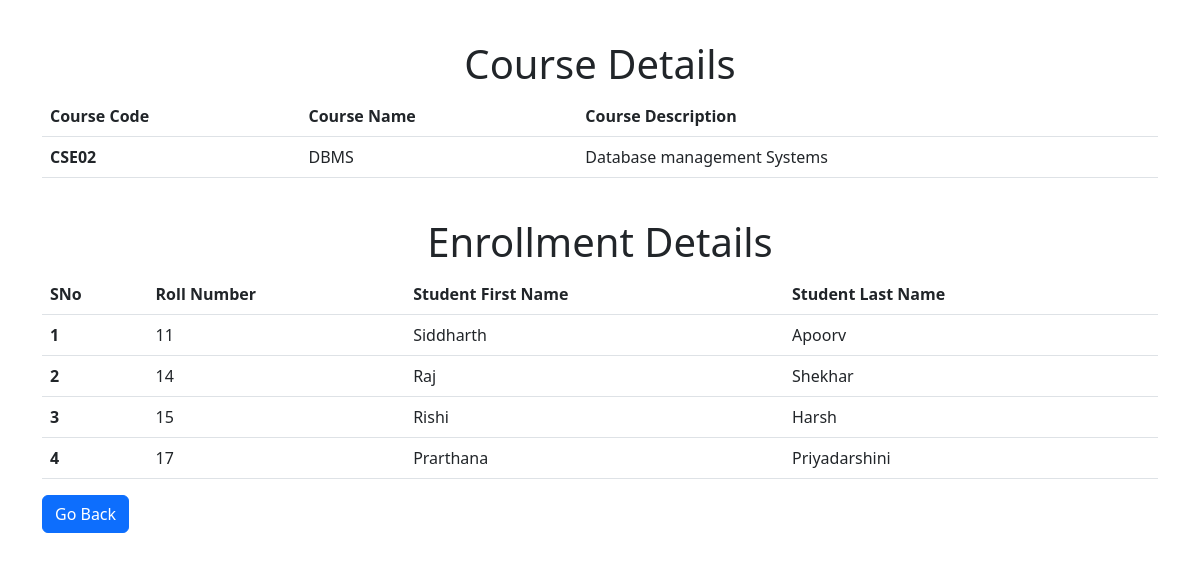
Screenshot of /course/27 with the database file from the repository.
### catalog/__init__.py (models this page shows)
class Course(db.Model):
    __tablename__ = 'course'
    course_id = db.Column(db.Integer, primary_key=True, autoincrement=True)
    course_name = db.Column(db.String, nullable=False, unique=True)
    course_code = db.Column(db.String, nullable=False)
    course_description = db.Column(db.String)
    children = db.relationship("Student", secondary="enrollments")

class Student(db.Model):
    __tablename__ = "student"
    student_id = db.Column(db.Integer, primary_key=True, autoincrement=True)
    roll_number = db.Column(db.String, nullable=False, unique=True)
    first_name = db.Column(db.String, nullable=False)
    last_name = db.Column(db.String)

### catalog/__init__.py (the view)
@app.route("/course/<int:course_id>", methods=["GET", "POST"])
def complete_course_info(course_id):
    fcourse = Course.query.get(course_id)
    enrol_ids = Enrollments.query.filter_by(ecourse_id=course_id).all()
    student_ids = []
    for i in enrol_ids:
        student_ids.append(i.estudent_id)
    stu_id = Student.query.filter(Student.student_id.in_(student_ids)).all()
    return render_template("course_detail.html", student_id = stu_id, course_id=fcourse)

### catalog/templates/course_detail.html (shortened to what this page needs)
<!DOCTYPE html>
<html lang="en">
<head>
    <link href="https://cdn.jsdelivr.net/npm/bootstrap@5.2.0-beta1/dist/css/bootstrap.min.css" rel="stylesheet">
</head>
<body style="margin-top: 40px;">
    <div class="container">
        <h1>
            <center>Course Details</center>
        </h1>
        <table id="course-detail" class="table table-hover">
            <thead>
                <tr>
                    <th scope="col">Course Code</th>
                    <th scope="col">Course Name</th>
                    <th scope="col">Course Description</th>
                </tr>
            </thead>
            <tbody>
                <tr>
                    <th scope="row">{{course_id["course_code"]}}</td>
                    <td>{{course_id["course_name"]}}</td>
                    <td>{{course_id["course_description"]}}</td>
                </tr>
            </tbody>
        </table><br>
        <h1>
            <center>Enrollment Details</center>
        </h1>
        <table id="course-table" class="table table-hover">
            <thead>
                <tr>
                    <th scope="col">SNo</th>
                    <th scope="col">Roll Number</th>
                    <th scope="col">Student First Name</th>
                    <th scope="col">Student Last Name</th>
                </tr>
            </thead>
            <tbody>
                {% for stu in student_id %}
                <tr>
                    <th scope="row">{{loop.index}}</td>
                    <td>{{stu["roll_number"]}}</td>
                    <td>{{stu["first_name"]}}</td>
                    <td>{{stu["last_name"]}}</td>
                </tr>
                {% endfor %}
            </tbody>
        </table>
        <a href="/courses"><input type="submit" value="Go Back" class="btn btn-primary"></a>
    </div>
</body>
</html>

### rows the page displays
Course: course_code "CSE02", course_name "DBMS", course_description "Database management Systems"
Student: roll_number "11", first_name "Siddharth", last_name "Apoorv"
Student: roll_number "14", first_name "Raj", last_name "Shekhar"
Student: roll_number "15", first_name "Rishi", last_name "Harsh"
Student: roll_number "17", first_name "Prarthana", last_name "Priyadarshini"
